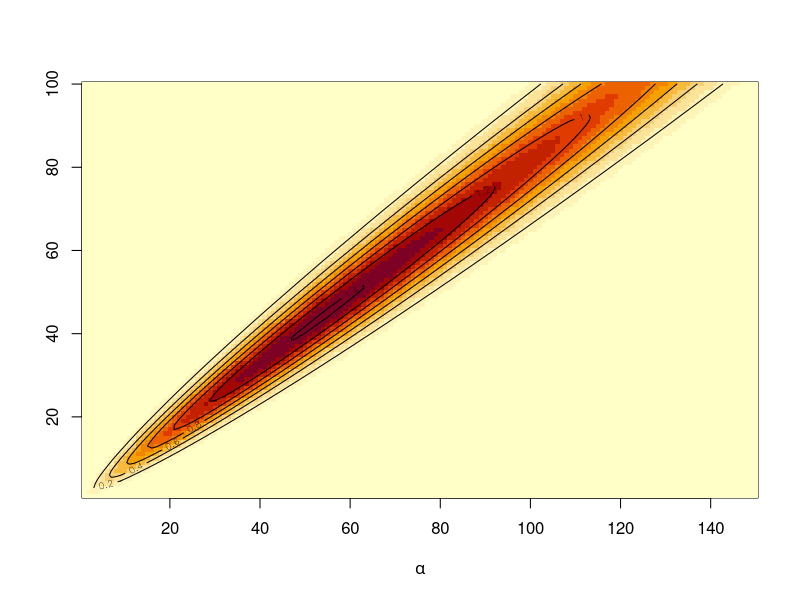

The R script that drew this image:
f=function(a,b){exp(2*(lgamma(a+b) - lgamma(a) - lgamma(b)) + a * log(.3) + b * log(.2))}
aa=1:150
bb=1:100
posterior = outer(aa,bb,f)
image(aa,bb,posterior, xlab=expression(alpha), ylab=" ")
contour(aa,bb,posterior, add=T)